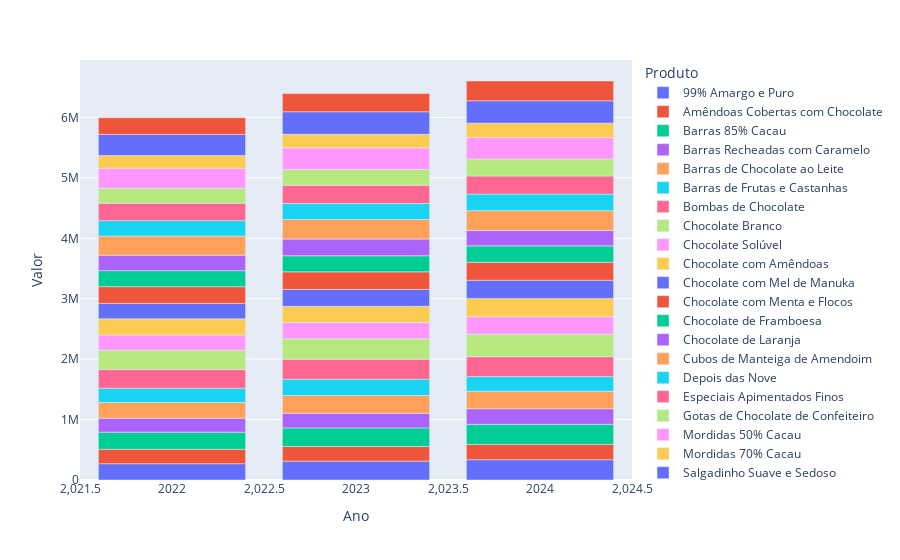

The notebook cell this image was saved under:
### Code cell
# analise por produto (anual)
df_produtos_anual = vendas_df[["Ano", "Produto", "Valor"]]
df_produtos_anual = df_produtos_anual.groupby(["Ano", "Produto"], as_index=False).sum()

display(df_produtos_anual)
grafico = px.bar(df_produtos_anual, x="Ano", y="Valor", color="Produto")
grafico.show()

### Figure 1 — Plotly figure (JSON) as saved in the notebook; plotly's stock layout.template omitted (floating-point values rounded to 4 significant figures)
{"data": [{"hovertemplate": "Produto=99% Amargo e Puro<br>Ano=%{x}<br>Valor=%{y}<extra></extra>", "legendgroup": "99% Amargo e Puro", "marker": {"color": "#636efa", "pattern": {"shape": ""}}, "name": "99% Amargo e Puro", "orientation": "v", "showlegend": true, "textposition": "auto", "type": "bar", "x": [2022, 2023, 2024], "xaxis": "x", "y": [270100.0, 312200.0, 336200.0], "yaxis": "y"}, {"hovertemplate": "Produto=Amêndoas Cobertas com Chocolate<br>Ano=%{x}<br>Valor=%{y}<extra></extra>", "legendgroup": "Amêndoas Cobertas com Chocolate", "marker": {"color": "#EF553B", "pattern": {"shape": ""}}, "name": "Amêndoas Cobertas com Chocolate", "orientation": "v", "showlegend": true, "textposition": "auto", "type": "bar", "x": [2022, 2023, 2024], "xaxis": "x", "y": [238800.0, 241900.0, 252300.0], "yaxis": "y"}, {"hovertemplate": "Produto=Barras 85% Cacau<br>Ano=%{x}<br>Valor=%{y}<extra></extra>", "legendgroup": "Barras 85% Cacau", "marker": {"color": "#00cc96", "pattern": {"shape": ""}}, "name": "Barras 85% Cacau", "orientation": "v", "showlegend": true, "textposition": "auto", "type": "bar", "x": [2022, 2023, 2024], "xaxis": "x", "y": [283300.0, 308300.0, 333400.0], "yaxis": "y"}, {"hovertemplate": "Produto=Barras Recheadas com Caramelo<br>Ano=%{x}<br>Valor=%{y}<extra></extra>", "legendgroup": "Barras Recheadas com Caramelo", "marker": {"color": "#ab63fa", "pattern": {"shape": ""}}, "name": "Barras Recheadas com Caramelo", "orientation": "v", "showlegend": true, "textposition": "auto", "type": "bar", "x": [2022, 2023, 2024], "xaxis": "x", "y": [231600.0, 242400.0, 257600.0], "yaxis": "y"}, {"hovertemplate": "Produto=Barras de Chocolate ao Leite<br>Ano=%{x}<br>Valor=%{y}<extra></extra>", "legendgroup": "Barras de Chocolate ao Leite", "marker": {"color": "#FFA15A", "pattern": {"shape": ""}}, "name": "Barras de Chocolate ao Leite", "orientation": "v", "showlegend": true, "textposition": "auto", "type": "bar", "x": [2022, 2023, 2024], "xaxis": "x", "y": [258900.0, 293800.0, 289700.0], "yaxis": "y"}, {"hovertemplate": "Produto=Barras de Frutas e Castanhas<br>Ano=%{x}<br>Valor=%{y}<extra></extra>", "legendgroup": "Barras de Frutas e Castanhas", "marker": {"color": "#19d3f3", "pattern": {"shape": ""}}, "name": "Barras de Frutas e Castanhas", "orientation": "v", "showlegend": true, "textposition": "auto", "type": "bar", "x": [2022, 2023, 2024], "xaxis": "x", "y": [236900.0, 270500.0, 242000.0], "yaxis": "y"}, {"hovertemplate": "Produto=Bombas de Chocolate<br>Ano=%{x}<br>Valor=%{y}<extra></extra>", "legendgroup": "Bombas de Chocolate", "marker": {"color": "#FF6692", "pattern": {"shape": ""}}, "name": "Bombas de Chocolate", "orientation": "v", "showlegend": true, "textposition": "auto", "type": "bar", "x": [2022, 2023, 2024], "xaxis": "x", "y": [308500.0, 331500.0, 329600.0], "yaxis": "y"}, {"hovertemplate": "Produto=Chocolate Branco<br>Ano=%{x}<br>Valor=%{y}<extra></extra>", "legendgroup": "Chocolate Branco", "marker": {"color": "#B6E880", "pattern": {"shape": ""}}, "name": "Chocolate Branco", "orientation": "v", "showlegend": true, "textposition": "auto", "type": "bar", "x": [2022, 2023, 2024], "xaxis": "x", "y": [319900.0, 337600.0, 372000.0], "yaxis": "y"}, {"hovertemplate": "Produto=Chocolate Solúvel<br>Ano=%{x}<br>Valor=%{y}<extra></extra>", "legendgroup": "Chocolate Solúvel", "marker": {"color": "#FF97FF", "pattern": {"shape": ""}}, "name": "Chocolate Solúvel", "orientation": "v", "showlegend": true, "textposition": "auto", "type": "bar", "x": [2022, 2023, 2024], "xaxis": "x", "y": [252700.0, 267600.0, 289900.0], "yaxis": "y"}, {"hovertemplate": "Produto=Chocolate com Amêndoas<br>Ano=%{x}<br>Valor=%{y}<extra></extra>", "legendgroup": "Chocolate com Amêndoas", "marker": {"color": "#FECB52", "pattern": {"shape": ""}}, "name": "Chocolate com Amêndoas", "orientation": "v", "showlegend": true, "textposition": "auto", "type": "bar", "x": [2022, 2023, 2024], "xaxis": "x", "y": [268200.0, 269400.0, 303600.0], "yaxis": "y"}, {"hovertemplate": "Produto=Chocolate com Mel de Manuka<br>Ano=%{x}<br>Valor=%{y}<extra></extra>", "legendgroup": "Chocolate com Mel de Manuka", "marker": {"color": "#636efa", "pattern": {"shape": ""}}, "name": "Chocolate com Mel de Manuka", "orientation": "v", "showlegend": true, "textposition": "auto", "type": "bar", "x": [2022, 2023, 2024], "xaxis": "x", "y": [254400.0, 279200.0, 300300.0], "yaxis": "y"}, {"hovertemplate": "Produto=Chocolate com Menta e Flocos<br>Ano=%{x}<br>Valor=%{y}<extra></extra>", "legendgroup": "Chocolate com Menta e Flocos", "marker": {"color": "#EF553B", "pattern": {"shape": ""}}, "name": "Chocolate com Menta e Flocos", "orientation": "v", "showlegend": true, "textposition": "auto", "type": "bar", "x": [2022, 2023, 2024], "xaxis": "x", "y": [277200.0, 291600.0, 296700.0], "yaxis": "y"}, {"hovertemplate": "Produto=Chocolate de Framboesa<br>Ano=%{x}<br>Valor=%{y}<extra></extra>", "legendgroup": "Chocolate de Framboesa", "marker": {"color": "#00cc96", "pattern": {"shape": ""}}, "name": "Chocolate de Framboesa", "orientation": "v", "showlegend": true, "textposition": "auto", "type": "bar", "x": [2022, 2023, 2024], "xaxis": "x", "y": [264700.0, 266200.0, 272500.0], "yaxis": "y"}, {"hovertemplate": "Produto=Chocolate de Laranja<br>Ano=%{x}<br>Valor=%{y}<extra></extra>", "legendgroup": "Chocolate de Laranja", "marker": {"color": "#ab63fa", "pattern": {"shape": ""}}, "name": "Chocolate de Laranja", "orientation": "v", "showlegend": true, "textposition": "auto", "type": "bar", "x": [2022, 2023, 2024], "xaxis": "x", "y": [256100.0, 275700.0, 253100.0], "yaxis": "y"}, {"hovertemplate": "Produto=Cubos de Manteiga de Amendoim<br>Ano=%{x}<br>Valor=%{y}<extra></extra>", "legendgroup": "Cubos de Manteiga de Amendoim", "marker": {"color": "#FFA15A", "pattern": {"shape": ""}}, "name": "Cubos de Manteiga de Amendoim", "orientation": "v", "showlegend": true, "textposition": "auto", "type": "bar", "x": [2022, 2023, 2024], "xaxis": "x", "y": [316800.0, 324300.0, 330000.0], "yaxis": "y"}, {"hovertemplate": "Produto=Depois das Nove<br>Ano=%{x}<br>Valor=%{y}<extra></extra>", "legendgroup": "Depois das Nove", "marker": {"color": "#19d3f3", "pattern": {"shape": ""}}, "name": "Depois das Nove", "orientation": "v", "showlegend": true, "textposition": "auto", "type": "bar", "x": [2022, 2023, 2024], "xaxis": "x", "y": [254800.0, 264100.0, 274100.0], "yaxis": "y"}, {"hovertemplate": "Produto=Especiais Apimentados Finos<br>Ano=%{x}<br>Valor=%{y}<extra></extra>", "legendgroup": "Especiais Apimentados Finos", "marker": {"color": "#FF6692", "pattern": {"shape": ""}}, "name": "Especiais Apimentados Finos", "orientation": "v", "showlegend": true, "textposition": "auto", "type": "bar", "x": [2022, 2023, 2024], "xaxis": "x", "y": [288400.0, 302600.0, 299400.0], "yaxis": "y"}, {"hovertemplate": "Produto=Gotas de Chocolate de Confeiteiro<br>Ano=%{x}<br>Valor=%{y}<extra></extra>", "legendgroup": "Gotas de Chocolate de Confeiteiro", "marker": {"color": "#B6E880", "pattern": {"shape": ""}}, "name": "Gotas de Chocolate de Confeiteiro", "orientation": "v", "showlegend": true, "textposition": "auto", "type": "bar", "x": [2022, 2023, 2024], "xaxis": "x", "y": [249600.0, 259700.0, 281800.0], "yaxis": "y"}, {"hovertemplate": "Produto=Mordidas 50% Cacau<br>Ano=%{x}<br>Valor=%{y}<extra></extra>", "legendgroup": "Mordidas 50% Cacau", "marker": {"color": "#FF97FF", "pattern": {"shape": ""}}, "name": "Mordidas 50% Cacau", "orientation": "v", "showlegend": true, "textposition": "auto", "type": "bar", "x": [2022, 2023, 2024], "xaxis": "x", "y": [331000.0, 359700.0, 355600.0], "yaxis": "y"}, {"hovertemplate": "Produto=Mordidas 70% Cacau<br>Ano=%{x}<br>Valor=%{y}<extra></extra>", "legendgroup": "Mordidas 70% Cacau", "marker": {"color": "#FECB52", "pattern": {"shape": ""}}, "name": "Mordidas 70% Cacau", "orientation": "v", "showlegend": true, "textposition": "auto", "type": "bar", "x": [2022, 2023, 2024], "xaxis": "x", "y": [209300.0, 224500.0, 237500.0], "yaxis": "y"}, {"hovertemplate": "Produto=Salgadinho Suave e Sedoso<br>Ano=%{x}<br>Valor=%{y}<extra></extra>", "legendgroup": "Salgadinho Suave e Sedoso", "marker": {"color": "#636efa", "pattern": {"shape": ""}}, "name": "Salgadinho Suave e Sedoso", "orientation": "v", "showlegend": true, "textposition": "auto", "type": "bar", "x": [2022, 2023, 2024], "xaxis": "x", "y": [349700.0, 372800.0, 370100.0], "yaxis": "y"}, {"hovertemplate": "Produto=Xarope de Chocolate Orgânico<br>Ano=%{x}<br>Valor=%{y}<extra></extra>", "legendgroup": "Xarope de Chocolate Orgânico", "marker": {"color": "#EF553B", "pattern": {"shape": ""}}, "name": "Xarope de Chocolate Orgânico", "orientation": "v", "showlegend": true, "textposition": "auto", "type": "bar", "x": [2022, 2023, 2024], "xaxis": "x", "y": [276100.0, 301200.0, 327300.0], "yaxis": "y"}], "layout": {"barmode": "relative", "legend": {"title": {"text": "Produto"}, "tracegroupgap": 0}, "margin": {"t": 60}, "xaxis": {"anchor": "y", "domain": [0, 1], "title": {"text": "Ano"}}, "yaxis": {"anchor": "x", "domain": [0, 1], "title": {"text": "Valor"}}}}
